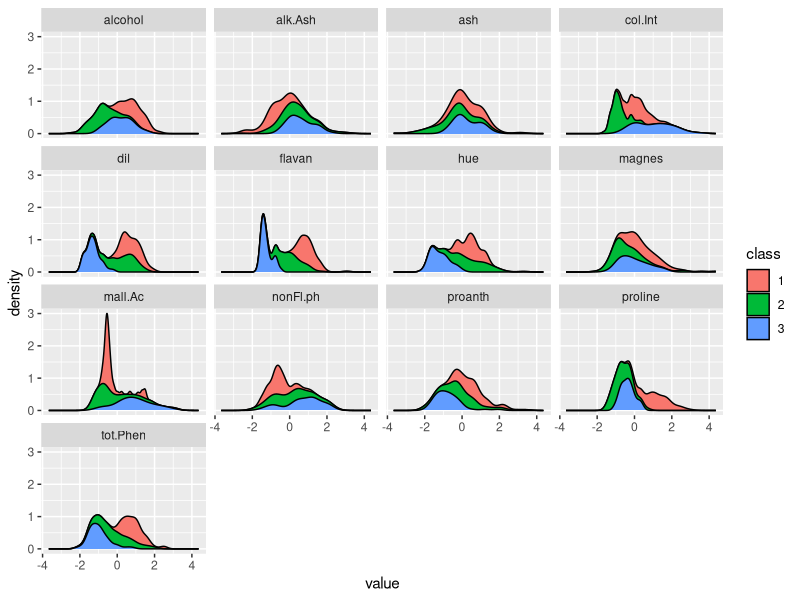
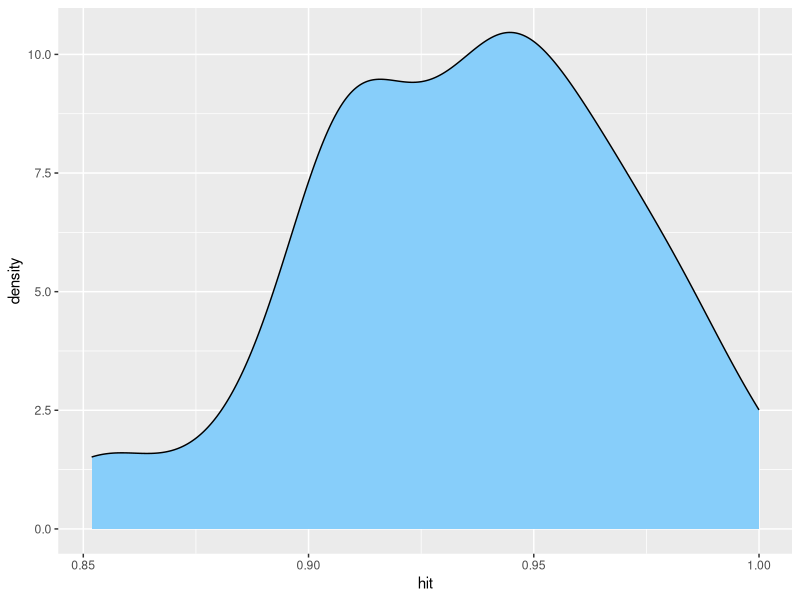

Write the R code that produced these figures, in order.
## ---- chunk 1
# Loading package
suppressPackageStartupMessages({
  library(nnet)
  library(tidyverse)
  library(modelr)})
#Loading dataset
read_csv("data/wine.csv") %>% 
  rename(class = X1, 
         alcohol = X2, 
         mall.Ac = X3, 
         ash = X4, 
         alk.Ash = X5, 
         magnes = X6, 
         tot.Phen = X7, 
         flavan = X8, 
         nonFl.ph = X9, 
         proanth = X10, 
         col.Int = X11, 
         hue = X12, 
         dil = X13, 
         proline = X14) -> wine
## ---- chunk 2
wine
## ---- chunk 3
mutate(wine, class = as.character(class)) %>%
  mutate_if(is.numeric, scale) %>% 
  gather(key, value, -class) %>% 
  ggplot(aes(x = value)) + 
  geom_density(aes(fill = class), position = "stack") + 
  facet_wrap(~ key, ncol = 4)
## ---- chunk 4
set.seed(2387)
tt.sets <- select(wine, 
                  class, 
                  dil, 
                  hue, 
                  tot.Phen, 
                  col.Int, 
                  proline) %>% 
  mutate(class = as.character(class) %>% as_factor) %>% 
  crossv_mc(n = 100, test = 0.3) %>% 
  mutate(ind.tr = map(train, as.integer), 
         ind.te = map(test, as.integer), 
         train.s = map(train, as_data_frame), 
         test.s = map(test, as_data_frame))
## ---- chunk 5
tt.sets
## ---- chunk 6
mnom <- function(df){
  multinom(class ~ 
             dil + 
             hue + 
             tot.Phen + 
             col.Int + 
             proline, 
           data = df, 
           trace = FALSE)}
## ---- chunk 7
mnom_predict <- function(model, df){
  preds <- predict(model, newdata = select(df, -class), type = "class")}
mnom_response <- function(df){
  df[["class"]]}
## ---- chunk 8
# average score
mnom_mscore <- function(pred, resp){
  df <- pred == resp
  mean(df)}
# create new variables
tt.sets <- tt.sets %>% 
  mutate(model = map(train.s, mnom), 
         pred = map2(model, test.s, mnom_predict), 
         resp = map(test.s, mnom_response), 
         hit = map2_dbl(pred, resp, mnom_mscore))
score <- summarise(tt.sets, score = mean(hit))
score[[1]]
## ---- chunk 9
select(tt.sets, hit) %>% 
  ggplot(aes(x = hit)) + 
  geom_density(fill = "#87CEFA")
## ---- chunk 10
rm(mnom, mnom_mscore, mnom_predict, mnom_response)
rm(score, tt.sets, wine)
